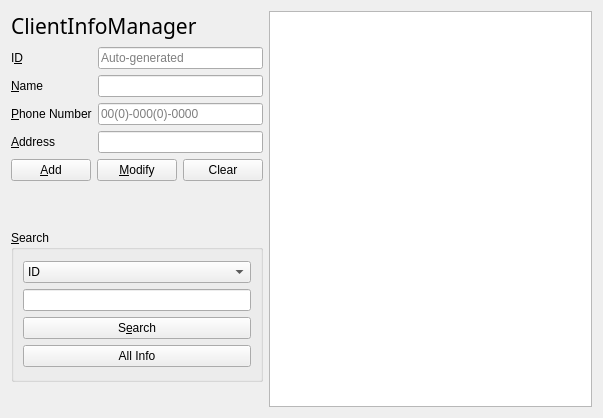
<?xml version="1.0" encoding="UTF-8"?>
<ui version="4.0">
 <class>ClientManagerForm</class>
 <widget class="QWidget" name="ClientManagerForm">
  <property name="geometry">
   <rect>
    <x>0</x>
    <y>0</y>
    <width>603</width>
    <height>418</height>
   </rect>
  </property>
  <property name="windowTitle">
   <string>Client Info</string>
  </property>
  <layout class="QHBoxLayout" name="horizontalLayout_3">
   <item>
    <layout class="QHBoxLayout" name="horizontalLayout" stretch="2,6">
     <item>
      <layout class="QVBoxLayout" name="verticalLayout_4" stretch="1,7,6,1">
       <item>
        <layout class="QHBoxLayout" name="horizontalLayout_2">
         <item>
          <widget class="QLabel" name="clientInfoLabel">
           <property name="font">
            <font>
             <family>휴먼매직체</family>
             <pointsize>16</pointsize>
            </font>
           </property>
           <property name="text">
            <string>ClientInfoManager</string>
           </property>
          </widget>
         </item>
        </layout>
       </item>
       <item>
        <layout class="QFormLayout" name="clientFormLayout">
         <item row="0" column="0">
          <widget class="QLabel" name="idLabel">
           <property name="text">
            <string>I&amp;D</string>
           </property>
           <property name="buddy">
            <cstring>idLineEdit</cstring>
           </property>
          </widget>
         </item>
         <item row="0" column="1">
          <widget class="QLineEdit" name="idLineEdit">
           <property name="readOnly">
            <bool>true</bool>
           </property>
           <property name="placeholderText">
            <string>Auto-generated</string>
           </property>
          </widget>
         </item>
         <item row="1" column="0">
          <widget class="QLabel" name="nameLabel">
           <property name="text">
            <string>&amp;Name</string>
           </property>
           <property name="buddy">
            <cstring>nameLineEdit</cstring>
           </property>
          </widget>
         </item>
         <item row="1" column="1">
          <widget class="QLineEdit" name="nameLineEdit"/>
         </item>
         <item row="2" column="0">
          <widget class="QLabel" name="phoneNumberLabel">
           <property name="text">
            <string>&amp;Phone Number</string>
           </property>
           <property name="buddy">
            <cstring>phoneNumberLineEdit</cstring>
           </property>
          </widget>
         </item>
         <item row="2" column="1">
          <widget class="QLineEdit" name="phoneNumberLineEdit">
           <property name="inputMask">
            <string/>
           </property>
           <property name="placeholderText">
            <string>00(0)-000(0)-0000</string>
           </property>
          </widget>
         </item>
         <item row="3" column="0">
          <widget class="QLabel" name="addressLabel">
           <property name="text">
            <string>&amp;Address</string>
           </property>
           <property name="buddy">
            <cstring>addressLineEdit</cstring>
           </property>
          </widget>
         </item>
         <item row="3" column="1">
          <widget class="QLineEdit" name="addressLineEdit"/>
         </item>
         <item row="4" column="0" colspan="2">
          <layout class="QHBoxLayout" name="addHorizontalLayout">
           <item>
            <widget class="QPushButton" name="addPushButton">
             <property name="text">
              <string>&amp;Add</string>
             </property>
            </widget>
           </item>
           <item>
            <widget class="QPushButton" name="modifyPushButton">
             <property name="text">
              <string>&amp;Modify</string>
             </property>
            </widget>
           </item>
           <item>
            <widget class="QPushButton" name="clearButton">
             <property name="text">
              <string>Clear</string>
             </property>
            </widget>
           </item>
          </layout>
         </item>
        </layout>
       </item>
       <item>
        <widget class="QGroupBox" name="groupBox">
         <property name="title">
          <string>&amp;Search</string>
         </property>
         <layout class="QVBoxLayout" name="verticalLayout">
          <item>
           <layout class="QVBoxLayout" name="verticalLayout_2">
            <item>
             <widget class="QComboBox" name="searchComboBox">
              <item>
               <property name="text">
                <string>ID</string>
               </property>
              </item>
              <item>
               <property name="text">
                <string>Name</string>
               </property>
              </item>
              <item>
               <property name="text">
                <string>Phone Number</string>
               </property>
              </item>
              <item>
               <property name="text">
                <string>Address</string>
               </property>
              </item>
             </widget>
            </item>
            <item>
             <widget class="QLineEdit" name="searchLineEdit"/>
            </item>
            <item>
             <widget class="QPushButton" name="searchPushButton">
              <property name="text">
               <string>S&amp;earch</string>
              </property>
             </widget>
            </item>
            <item>
             <widget class="QPushButton" name="statePushButton">
              <property name="text">
               <string>All Info</string>
              </property>
             </widget>
            </item>
           </layout>
          </item>
         </layout>
        </widget>
       </item>
       <item>
        <spacer name="verticalSpacer_3">
         <property name="orientation">
          <enum>Qt::Vertical</enum>
         </property>
         <property name="sizeHint" stdset="0">
          <size>
           <width>165</width>
           <height>13</height>
          </size>
         </property>
        </spacer>
       </item>
      </layout>
     </item>
     <item>
      <layout class="QVBoxLayout" name="verticalLayout_3">
       <item>
        <widget class="QTableView" name="clientTableView">
         <property name="editTriggers">
          <set>QAbstractItemView::NoEditTriggers</set>
         </property>
         <property name="alternatingRowColors">
          <bool>true</bool>
         </property>
         <property name="selectionBehavior">
          <enum>QAbstractItemView::SelectRows</enum>
         </property>
         <attribute name="horizontalHeaderStretchLastSection">
          <bool>true</bool>
         </attribute>
         <attribute name="verticalHeaderVisible">
          <bool>false</bool>
         </attribute>
         <attribute name="verticalHeaderStretchLastSection">
          <bool>false</bool>
         </attribute>
        </widget>
       </item>
      </layout>
     </item>
    </layout>
   </item>
  </layout>
 </widget>
 <resources/>
 <connections/>
</ui>
